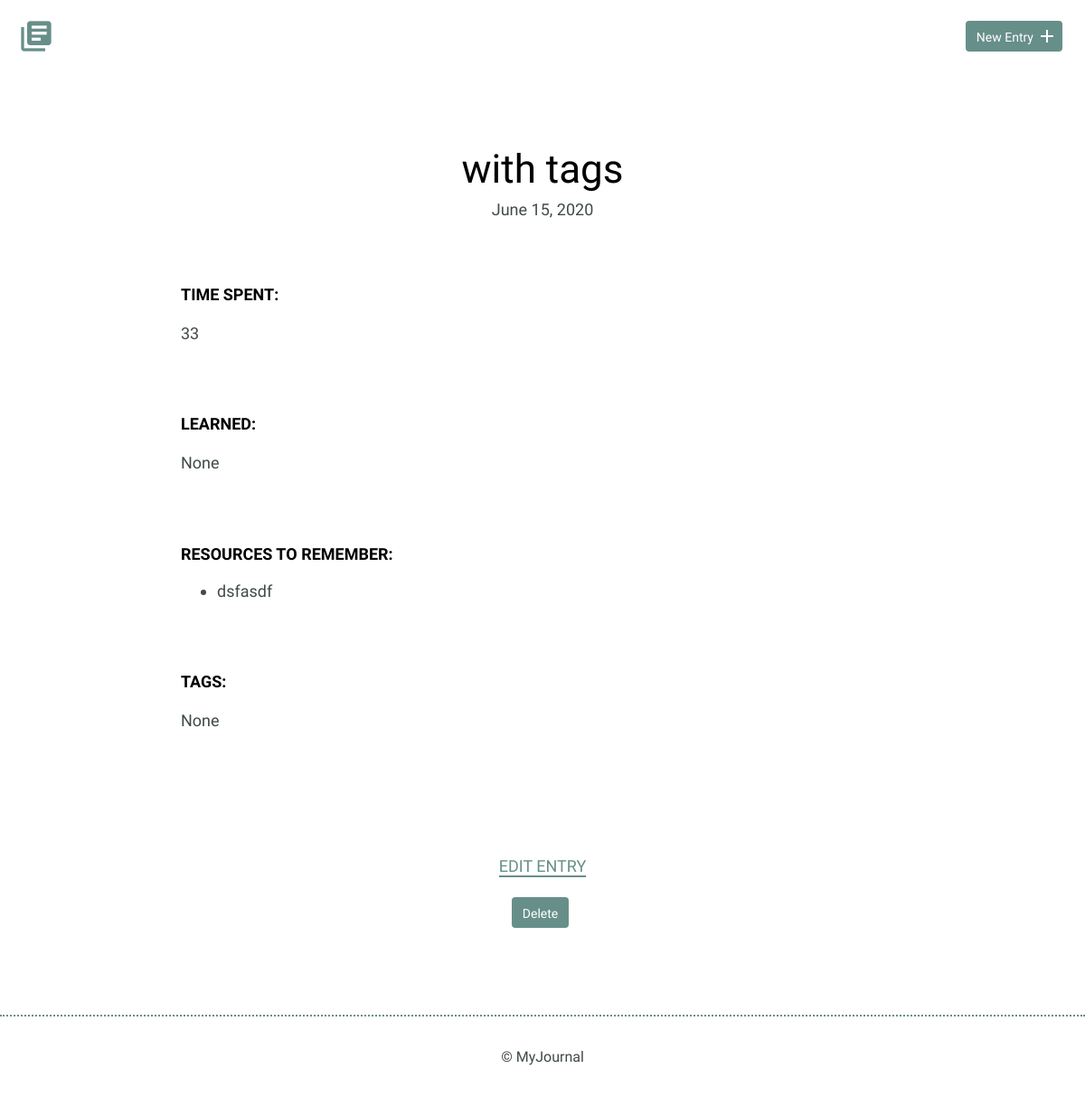
Page /detail.php?id=10 on the committed database.
### tables this page shows
CREATE TABLE "entries" (
	`id`	INTEGER,
	`title`	TEXT,
	`date`	TEXT,
	`time_spent`	INTEGER,
	`learned`	BLOB,
	`resources`	BLOB, tags text,
	PRIMARY KEY(`id`)
);

### inc/functions.php (called while the page is built, shortened)
<?php
function getEntryDetails($id) {
    include 'connection.php';
    try {
        $sql = "SELECT title, date, time_spent, learned, resources, tags FROM entries WHERE id = ?";
        $results = $db->prepare($sql);
        $results->bindValue(1, $id, PDO::PARAM_INT);
        $results->execute();
    } catch (Exception $e) {
        echo 'error: ' . $e->getMessage();
    }
    return $results->fetch(PDO::FETCH_ASSOC);
}
function convertDate($date) {
    $timestamp = strtotime($date);
    $formatted_time = date('F j, Y', $timestamp);
    return $formatted_time;
}

### detail.php (the view, shortened to what this page needs)
<?php
include 'inc/functions.php';
if (isset($_GET['id'])) {
    $id = filter_input(INPUT_GET, 'id', FILTER_SANITIZE_NUMBER_INT);
    if(getEntryDetails($id)) {
        $entry_details = getEntryDetails($id);
    } else {
        $error_msg = 'Unable to get details for that item. Check your item id to make sure its valid.';
    }
}
?>
<html>
    <head>
        <link rel="stylesheet" href="css/normalize.css">
        <link rel="stylesheet" href="css/site.css">
    </head>
    <body>
    <?php include 'header.php'?>
        <section>
            <div class="container">
                <div class="entry-list single">
                    <article>
                        <h1><?php
                            if(isset($error_msg)) {
                                echo $error_msg;
                                die();
                            } else {
                              echo $entry_details['title'];
                            }
                            ?></h1>
                        <time datetime="2016-01-31"><?= convertDate($entry_details['date']); ?></time>
                        <div class="entry">
                            <h3>Time Spent: </h3>
                            <p><?= $entry_details['time_spent']?></p>
                        </div>
                        <div class="entry">
                            <h3>Learned: </h3>
                            <?php if(!empty($entry_details['learned'])) {
                                echo "<p>{$entry_details['learned']}</p>";
                            } else {
                                echo "<p>None</p>";
                            }
                            ?>
                        </div>
                        <div class="entry">
                            <h3>Resources to Remember:</h3>
                            <?php if(!empty($entry_details['resources'])) {
                                echo "<ul>" .
                                "<li>{$entry_details['resources']}</li>" .
                                "</ul>";
                            } else {
                                echo "<p>None</p>";
                            }
                            ?>
                        </div>
                        <div class="entry">
                            <h3>Tags:</h3>
                            <?php if(!empty($entry_details['tags'])) {
                                echo "<p>{$entry_details['tags']}</p>";
                            } else {
                                echo "<p>None</p>";
                            }
                            ?>
                        </div>
                    </article>
                </div>
            </div>
            <div class="edit">
                <p><a href="edit.php?id=<?= $id ?>">Edit Entry</a></p>
                <form method="post" action="detail.php">
                    <input type="submit" value="Delete" class="delete" name="delete"/>
                </form>
            </div>
        </section>
        <?php include 'footer.php'; ?>
    </body>
</html>

### css/site.css (style rules this page uses)
body { font-size: 16px; color: #404a49; font-family: 'Cousine', serif; font-weight: 400; }
.container { margin: 0 auto; padding: 0 25px; }
h1, h2, h3 { margin: 0; font-weight: 400; line-height: 1em; color: #000; }
h1 { font-size: 44px; margin-bottom: 12px; }
h3 { font-size: 18px; font-family: 'Work Sans', serif; font-weight: 600; text-transform: uppercase; }
p { line-height: 1.8em; font-size: 18px; }
p a { border-bottom: 2px solid #678f89; padding: 0; color: #678f89; text-decoration: none; }
ul li { line-height: 1.8em; font-size: 18px; }
input.delete { padding: 8px 10px 6px 10px; background: #678f89; border: 2px solid #678f89; border-radius: 4px; text-decoration: none; color: #FFF; position: relative; text-align: center; font-size: 14px; }
.entry-list, .edit-entry, .new-entry { max-width: 800px; margin: 0 auto; padding: 70px 0 150px 0; }
.entry-list article { margin-bottom: 70px; text-align: center; }
.entry-list article:last-child { margin-bottom: 0; }
.entry-list.single { padding-bottom: 70px; }
.entry-list.single time { font-size: 18px; }
.entry { max-width: 800px; margin: 75px auto 0 auto; text-align: left; }
.entry p { margin-bottom: 40px; }
.edit { padding-bottom: 80px; text-align: center; margin: 0 auto; }
.edit a { font-weight: 400; text-transform: uppercase; font-size: 18px; }
input[type=submit] { margin-right: 5px; }

### rows in the picture
entries: title "with tags", date "June 15, 2020", time_spent "33", resources "dsfasdf"
